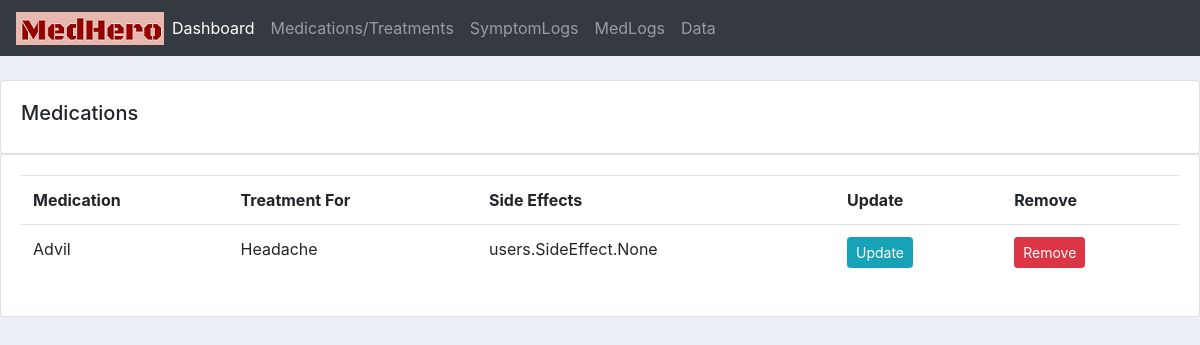
/medications/, run on the app's committed database.
### users/models.py (models this page shows, shortened)
class Medication(models.Model):
    name = models.CharField(max_length=200, null=True)
    treatment_for = models.CharField(max_length=200, null=True)
    side_effects = models.ManyToManyField(SideEffect)
    dosage = models.CharField(max_length=200, null=True)

### users/views.py (the view)
# urls.py: path('medications/', views.medications, name="medications"),
def medications(request):
    medications = Medication.objects.all() #change later
    return render(request, 'users/medications.html',{'medications':medications})

### users/templates/users/medications.html
{% extends 'users/main.html' %}
{% block content %}
<br>
		<div class="row">
			<div class="col-md">
				<div class="card card-body">
					<h5>Medications</h5>
				</div>
				<div class="card card-body">
					<table class="table">
						<tr>
							<th>Medication</th>
							<th>Treatment For</th>
							<th>Side Effects</th>
							<th>Update</th>
							<th>Remove</th>
						</tr>
						{% for i in medications%}
						<tr>
							<td>{{i.name}}</td>
							<td>{{i.treatment_for}}</td>
							<td>{{i.side_effects}}</td>
							<td><a class = "btn btn-sm btn-info" href="">Update</a></td>
							<td><a class = "btn btn-sm btn-danger" href="">Remove</a></td>
						</tr>
						{% endfor%}
					</table>
				</div>
			</div>
		</div>
{% endblock %}

### static/css/main.css (style rules this page uses)
body { background-color: #ebeff5; }

### static/css/footer.css (style rules this page uses)
html, body { height: 100%; }

### data on the page
Medication: name "Advil", treatment_for "Headache", side_effects "users.SideEffect.None"
